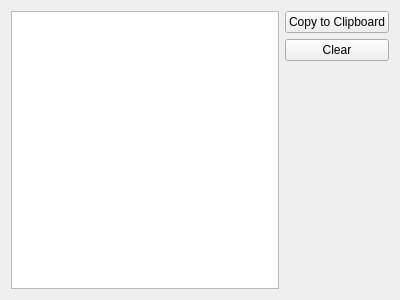
<?xml version="1.0" encoding="UTF-8"?>
<ui version="4.0">
 <class>LogWindow</class>
 <widget class="QWidget" name="LogWindow">
  <property name="geometry">
   <rect>
    <x>0</x>
    <y>0</y>
    <width>400</width>
    <height>300</height>
   </rect>
  </property>
  <property name="windowTitle">
   <string>Log</string>
  </property>
  <property name="windowIcon">
   <iconset resource="../res/resources.qrc">
    <normaloff>:/icons/univ_view.png</normaloff>:/icons/univ_view.png</iconset>
  </property>
  <layout class="QGridLayout" name="gridLayout">
   <item row="0" column="0" rowspan="3">
    <widget class="QPlainTextEdit" name="textEdit">
     <property name="readOnly">
      <bool>true</bool>
     </property>
     <property name="textInteractionFlags">
      <set>Qt::NoTextInteraction</set>
     </property>
    </widget>
   </item>
   <item row="0" column="1">
    <widget class="QPushButton" name="btnCopyClipboard">
     <property name="text">
      <string>Copy to Clipboard</string>
     </property>
    </widget>
   </item>
   <item row="1" column="1">
    <widget class="QPushButton" name="btnClear">
     <property name="text">
      <string>Clear</string>
     </property>
    </widget>
   </item>
   <item row="2" column="1">
    <spacer name="verticalSpacer">
     <property name="orientation">
      <enum>Qt::Vertical</enum>
     </property>
     <property name="sizeHint" stdset="0">
      <size>
       <width>20</width>
       <height>221</height>
      </size>
     </property>
    </spacer>
   </item>
  </layout>
 </widget>
 <resources>
  <include location="../res/resources.qrc"/>
 </resources>
 <connections/>
</ui>
